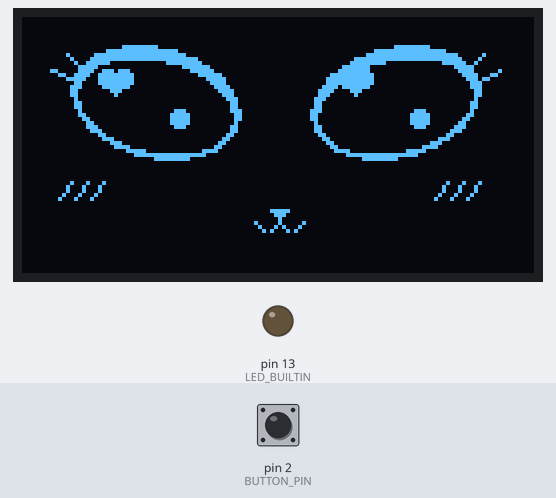
This sketch was run on a simulated Arduino Uno, built with avr-gcc and run on an emulated ATmega328P. Shown: 128×64 one-colour display, output pins drawn as LEDs (lit = HIGH). Inputs (shaded band) come from the test bench; at power-on: pin 2 (BUTTON_PIN) HIGH. Random numbers use the default seed unless the sketch sets one.

Above: at 1.2 s.
1.3 s: pin 2 (BUTTON_PIN) pulled LOW for 0.15 s
At 2.74 s:
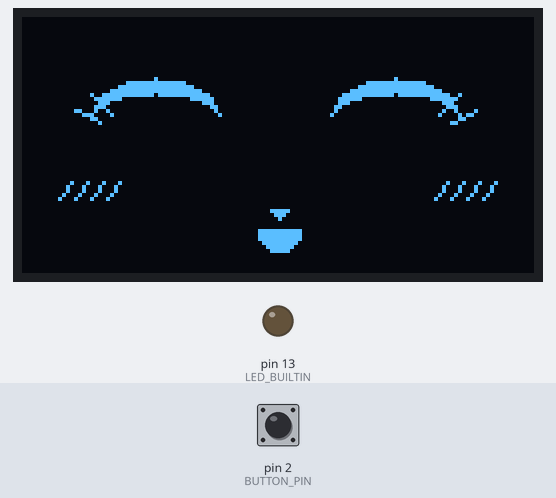
2.9 s: pin 2 (BUTTON_PIN) pulled LOW for 1 s
At 4.21 s:
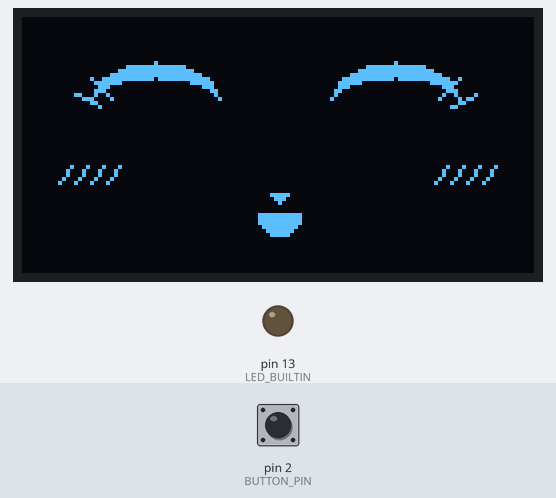
6.9 s: pin 2 (BUTTON_PIN) pulled LOW for 0.15 s
At 8.22 s:
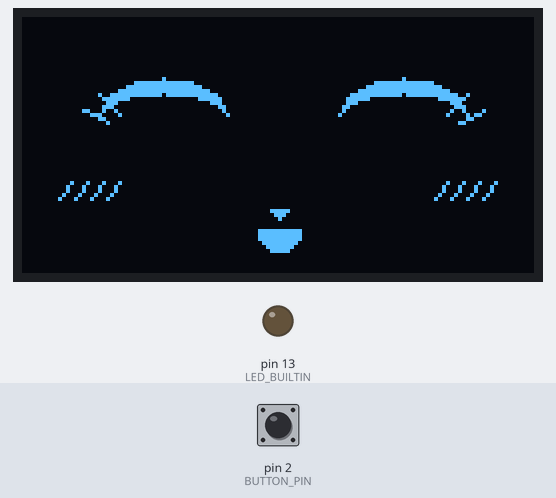
8.6 s: pin 2 (BUTTON_PIN) pulled LOW for 1 s
At 9.77 s:
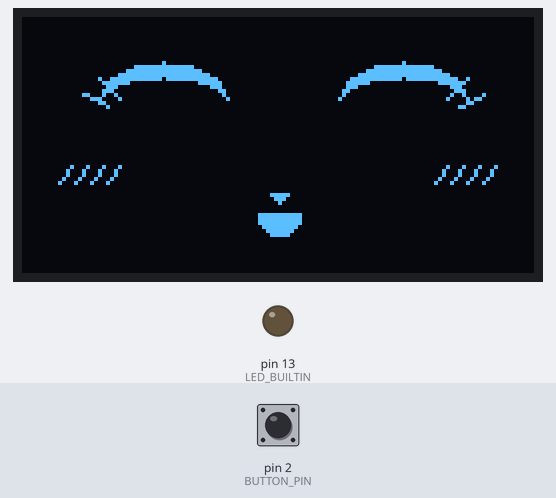

Measured:
- what the display in image 3 shows lasts 0.4 s, from 8.0 s to 8.4 s

The sketch:

OLED_CatFace.ino
```cpp
/*
 * หน้าน้องแมวตาโต (ตาวิ้งมีประกายรูปหัวใจ ขนตางอน แก้มแดง ปากแมว ω)
 * จอ OLED 0.96" 128x64 I2C (SSD1306) แบบ 2 สี เหลือง/ฟ้า
 * ---------------------------------------------------------------
 * ต่อสาย (UNO/Nano): VCC->5V, GND->GND, SDA->A4, SCL->A5
 * ปุ่ม (ไม่ต่อก็ได้): ขา D2 -> ปุ่ม -> GND
 * ไลบรารี: Adafruit SSD1306 + Adafruit GFX
 *
 * ออกแบบสำหรับจอกลับหัว (FLIP_SCREEN 1):
 *   ตาอยู่โซนสีฟ้า (ด้านบน) / จมูก+ปากอยู่แถบสีเหลือง (ด้านล่าง)
 *
 * ลูกเล่น:
 *   - กะพริบตา, ขยิบตา, กะพริบ 2 ที, มองไปมา (ประกายในตาเลื่อนตาม), หายใจ, กระโดดดึ๋ง
 *   - 6 อารมณ์: ปกติ, ดีใจ (ตายิ้ม ^ ^ ปากอ้า), ตกหลุมรัก (หัวใจในตาเต้นตุบๆ),
 *               ตกใจ (ตาโต ปาก o), ง่วง (เปลือกตาตก), เศร้า (หางตาตก น้ำตาไหล)
 *   - ปุ่ม D2: กดสั้น = ลูบหัว -> ดีใจ, กดรัวๆ 4 ที = ตกหลุมรัก,
 *              กดค้าง 1 วิ = เปลี่ยนอารมณ์เอง (ค้าง 15 วิ), ถ้าหลับอยู่จะสะดุ้งตื่น
 */

#include <Wire.h>
#include <Adafruit_GFX.h>
#include <Adafruit_SSD1306.h>

#define W 128
#define H 64
#define OLED_ADDR   0x3C
#define BUTTON_PIN  2
#define FLIP_SCREEN 1      // 1 = กลับหัวจอ (แนะนำสำหรับหน้านี้), 0 = ปกติ

Adafruit_SSD1306 display(W, H, &Wire, -1);
const uint16_t C_ON = SSD1306_WHITE, C_OFF = SSD1306_BLACK;

// ตำแหน่งบนหน้า
const int LEFT_CX = 34, RIGHT_CX = 94, EYE_CY = 22;
const int NOSE_Y = 48, MOUTH_Y = 53;

// ===================== อารมณ์ =====================
enum Face : uint8_t { F_NORMAL, F_HAPPY, F_LOVE, F_SURPRISED, F_SLEEPY, F_SAD,
                      F_COUNT, F_NONE = 255 };
const uint8_t faceWeight[F_COUNT] = { 45, 18, 15, 5, 9, 8 };   // โอกาสสุ่มเจอ

// ===================== สปริง =====================
struct Spring { float v, vel, t; };
struct Ell { float A, B, C; int ym; };   // วงรีเอียง (ต้องประกาศก่อนฟังก์ชันแรก)
inline void stepSpring(Spring &s, float k, float d) {
  s.vel = (s.vel + (s.t - s.v) * k) * d;
  s.v += s.vel;
}
Spring sA, sB, sTilt, sOff, sLX, sLY, sLid, sHeart;

struct Base { float a, b, tilt, lid, heart, lookY; } base;

Face face = F_NORMAL;
Face pendingFace = F_NONE;
unsigned long pendingDur = 0;
unsigned long now, faceStart, faceEnd;

unsigned long giggleUntil = 0, nextGiggle = 0, nextAction = 0;
unsigned long glanceAt = 0;  int8_t glanceTo = 0;

struct { bool on; float x, y, vy; } tear = { false, 0, 0, 0 };
unsigned long nextTear = 0;

void setFace(Face f, unsigned long dur) {
  face = f;
  faceStart = now;
  faceEnd = now + dur;
  base = { 21, 14, 0.25, 0, 6, 0 };                    // หางตาชี้ขึ้นแบบตาแมว
  switch (f) {
    case F_HAPPY:
      giggleUntil = now + 700; nextGiggle = now + random(1500, 3000);
      sOff.vel -= 3;
      break;
    case F_LOVE:
      base.b = 16; base.heart = 10;
      sHeart.vel += 4;
      break;
    case F_SURPRISED:
      base.a = 19; base.b = 18; base.tilt = 0.1; base.heart = 5;
      sB.vel += 4; sLX.t = 0; sLY.t = 0;
      break;
    case F_SLEEPY:
      base.lid = 0.55; base.tilt = 0.1;
      sLX.t = 0; sLY.t = 2;
      pendingFace = F_SURPRISED; pendingDur = 600;      // หลับเสร็จสะดุ้งตื่น
      break;
    case F_SAD:
      base.b = 13; base.tilt = -0.12; base.lookY = 3;
      nextTear = now + 900;
      break;
    default: break;
  }
}

void pickNextFace() {
  if (pendingFace != F_NONE) {
    Face f = pendingFace;
    pendingFace = F_NONE;
    setFace(f, pendingDur);
    return;
  }
  int sum = 0;
  for (uint8_t i = 0; i < F_COUNT; i++) sum += faceWeight[i];
  int r = random(sum);
  uint8_t f = 0;
  while (r >= faceWeight[f]) { r -= faceWeight[f]; f++; }
  setFace((Face)f, f == F_NORMAL ? random(5000, 10000) : random(3500, 7000));
}

// ===================== กะพริบตา =====================
unsigned long blinkStart = 0, nextBlink = 1500, secondBlinkAt = 0;
uint8_t blinkMask = 0;                 // bit0 = ซ้าย, bit1 = ขวา

void startBlink(uint8_t mask) { blinkStart = now; blinkMask = mask; }

float blinkClosed() {
  unsigned long dt = now - blinkStart;
  if (dt < 60)  return dt / 60.0;
  if (dt < 90)  return 1.0;
  if (dt < 180) return 1.0 - (dt - 90) / 90.0;
  return 0;
}

void autoBlink() {
  if (face == F_SLEEPY || face == F_HAPPY) return;
  if (secondBlinkAt && now >= secondBlinkAt) { startBlink(3); secondBlinkAt = 0; }
  if (now >= nextBlink) {
    startBlink(3);
    nextBlink = now + random(1800, 5000);
    if (random(5) == 0) secondBlinkAt = now + 280;
  }
}

// ===================== ท่าทางสุ่ม =====================
void idleActions() {
  if (glanceAt && now >= glanceAt) {
    sLX.t = glanceTo;
    glanceAt = (glanceTo != 0) ? now + 450 : 0;
    glanceTo = 0;
  }
  if (!(face == F_NORMAL || face == F_LOVE || face == F_SAD)) return;
  if (now < nextAction) return;
  nextAction = now + random(800, 2600);

  int r = random(100);
  if (r < 50) {                                    // มองไปทางสุ่ม
    if (random(3) == 0) { sLX.t = 0; sLY.t = 0; }
    else { sLX.t = random(-5, 6); sLY.t = random(-3, 4); }
  } else if (r < 64) {                             // เหลือบซ้าย-ขวา
    sLX.t = -5; glanceTo = 5; glanceAt = now + 450;
  } else if (r < 76) {                             // ขยิบตา
    startBlink(random(2) ? 1 : 2);
  } else if (r < 90) {                             // กะพริบ 2 ที
    startBlink(3); secondBlinkAt = now + 260;
  } else {                                         // กระโดดดึ๋ง
    sOff.vel -= 3;
  }
}

void faceBehaviors() {
  if (face == F_HAPPY && now >= nextGiggle) {
    giggleUntil = now + 600; nextGiggle = now + random(1500, 3500);
  }
  if (face == F_SAD && !tear.on && now >= nextTear) {
    tear.on = true;
    tear.x = LEFT_CX + 9;
    tear.y = EYE_CY + sOff.v + 12;
    tear.vy = 0;
    nextTear = now + random(1500, 3500);
  }
  if (tear.on) {
    tear.vy += 0.2;
    tear.y += tear.vy;
    if (tear.y > H + 4) tear.on = false;
  }
}

void updateSprings() {
  sA.t = base.a; sB.t = base.b; sTilt.t = base.tilt; sLid.t = base.lid; sHeart.t = base.heart;
  sOff.t = 0;
  if (face == F_SAD) sLY.t = base.lookY;
  stepSpring(sA, 0.2, 0.65);   stepSpring(sB, 0.2, 0.65);   stepSpring(sTilt, 0.2, 0.65);
  stepSpring(sOff, 0.2, 0.65); stepSpring(sLid, 0.15, 0.7); stepSpring(sHeart, 0.2, 0.6);
  stepSpring(sLX, 0.3, 0.6);   stepSpring(sLY, 0.3, 0.6);
}

// ===================== วงรีเอียง =====================
// วาดวงรีที่หมุนได้ ทีละบรรทัด (ใช้ทำตาแมวหางตาชี้ขึ้น)

Ell makeEll(float a, float b, float phi) {
  float c = cos(phi), s = sin(phi), ia = 1 / (a * a), ib = 1 / (b * b);
  Ell e;
  e.A = c * c * ia + s * s * ib;
  e.B = 2 * s * c * (ia - ib);
  e.C = s * s * ia + c * c * ib;
  e.ym = (int)sqrt(4 * e.A / (4 * e.A * e.C - e.B * e.B));
  return e;
}

bool ellSpan(const Ell &e, int y, int &x1, int &x2) {
  float d = e.B * e.B * y * y - 4 * e.A * (e.C * y * y - 1);
  if (d < 0) return false;
  float s = sqrt(d);
  x1 = (int)lround((-e.B * y - s) / (2 * e.A));
  x2 = (int)lround((-e.B * y + s) / (2 * e.A));
  return true;
}

void fillEll(int cx, int cy, const Ell &e, uint16_t col) {
  int x1, x2;
  for (int y = -e.ym; y <= e.ym; y++)
    if (ellSpan(e, y, x1, x2)) display.drawFastHLine(cx + x1, cy + y, x2 - x1 + 1, col);
}

// ===================== ส่วนประกอบหน้า =====================
void drawHeart(int cx, int cy, float s, uint16_t col) {
  int r = max(1, (int)(s / 2));
  cy -= r / 4;
  display.fillCircle(cx - r, cy - r / 2, r, col);
  display.fillCircle(cx + r, cy - r / 2, r, col);
  int tipY = cy + (int)(1.9 * r), sx = (int)(1.7 * r), sy = cy + r / 4;
  display.fillTriangle(cx - sx, sy, cx + sx, sy, cx, tipY, col);
  display.fillTriangle(cx - r, cy - r / 2, cx + r, cy - r / 2, cx, tipY, col);
}

// มุมหางตา (ด้านนอก)
void outerCorner(int cx, int cy, float a, float tilt, int m, int &ox, int &oy) {
  ox = cx + (int)(m * a * cos(tilt));
  oy = cy - (int)(a * sin(tilt));
}

void lashesUp(int ox, int oy, int m) {
  display.drawLine(ox, oy, ox + m * 6, oy - 3, C_ON);
  display.drawLine(ox - m * 3, oy - 2, ox + m * 2, oy - 7, C_ON);
}

void lashesDown(int ox, int oy, int m) {
  display.drawLine(ox, oy, ox + m * 5, oy + 3, C_ON);
  display.drawLine(ox - m * 2, oy + 1, ox + m * 1, oy + 5, C_ON);
}

// ตาลืม: ขอบตาหนา (ด้านบนหนากว่า) ข้างในดำ มีประกายหัวใจ + จุดวิ้ง
void drawOpenEye(int cx, int cy, bool isLeft, float a, float b, float heart) {
  int m = isLeft ? -1 : 1;
  float tilt = sTilt.v, phi = isLeft ? tilt : -tilt;
  Ell outer = makeEll(a, b, phi);
  fillEll(cx, cy, outer, C_ON);
  if (b > 5) fillEll(cx, cy + 1, makeEll(a - 2, b - 2.5, phi), C_OFF);

  // ประกาย (เลื่อนตามทิศที่มอง)
  if (b > 7) {
    int lx = (int)sLX.v, ly = (int)sLY.v;
    int hx = (face == F_LOVE) ? cx - 2 : cx - 6;        // หัวใจใหญ่ขยับเข้ากลางตา
    drawHeart(hx + lx, cy - 3 + ly, heart * min(1.0f, b / 15), C_ON);
    display.fillCircle(cx + 8 + lx / 2, cy + 5 + ly / 2, b > 11 ? 2 : 1, C_ON);
  }

  int ox, oy;
  outerCorner(cx, cy, a, tilt, m, ox, oy);

  // เปลือกตาตก (ง่วง)
  float lid = constrain(sLid.v, 0, 0.9);
  if (lid > 0.03) {
    int top = cy - outer.ym - 1;
    int lidY = top + (int)(lid * 2 * outer.ym);
    display.fillRect(cx - (int)a - 4, top - 1, (int)(2 * a) + 8, lidY - top + 1, C_OFF);
    int x1, x2;
    if (ellSpan(outer, lidY - cy, x1, x2)) {
      display.drawFastHLine(cx + x1 - 1, lidY, x2 - x1 + 3, C_ON);
      display.drawFastHLine(cx + x1 - 1, lidY + 1, x2 - x1 + 3, C_ON);
      lashesDown(m < 0 ? cx + x1 - 1 : cx + x2 + 1, lidY + 1, m);
    }
  } else {
    lashesUp(ox, oy, m);
  }
}

// ตาปิด (กะพริบ): เส้นโค้ง ‿ ขนตาชี้ลง
void drawClosedEye(int cx, int cy, bool isLeft, float a) {
  int m = isLeft ? -1 : 1;
  float tilt = sTilt.v, phi = isLeft ? tilt : -tilt;
  Ell e = makeEll(a, 5, phi);
  fillEll(cx, cy, e, C_ON);
  fillEll(cx, cy - 2, e, C_OFF);
  int ox, oy;
  outerCorner(cx, cy, a, tilt, m, ox, oy);
  lashesDown(ox, oy, m);
}

// ตายิ้ม: เส้นโค้ง ^ ขนตาชี้ขึ้น
void drawHappyEye(int cx, int cy, bool isLeft, float a) {
  int m = isLeft ? -1 : 1;
  float ha = a * 0.75;                           // โค้งแคบกว่าตาลืม ดูเป็น ^ ชัดๆ
  cy += 4;
  fillEll(cx, cy, makeEll(ha, 10, 0), C_ON);
  fillEll(cx, cy + 4, makeEll(ha + 2, 10, 0), C_OFF);
  lashesUp(cx + m * (int)(ha - 1), cy + 1, m);
}

void drawEye(int cx, int cy, bool isLeft, float open) {
  float a = sA.v, b = sB.v * open;
  if (face == F_HAPPY)  drawHappyEye(cx, cy, isLeft, a);
  else if (b < 3.5)     drawClosedEye(cx, cy, isLeft, a);
  else {
    float heart = sHeart.v;
    if (face == F_LOVE) {                       // หัวใจเต้นตุบ-ตุบ
      unsigned long ph = now % 1000;
      float beat = 0;
      if (ph < 120) beat = sin(ph / 120.0 * PI);
      else if (ph > 200 && ph < 320) beat = 0.6 * sin((ph - 200) / 120.0 * PI);
      heart *= 1 + 0.2 * beat;
    }
    drawOpenEye(cx, cy, isLeft, a, b, heart);
  }
}

void drawBlush(int dy) {
  int n = (face == F_LOVE || face == F_HAPPY) ? 4 : 3;
  for (int i = 0; i < n; i++) {
    display.drawLine(9 + i * 4,   45 + dy, 12 + i * 4,  41 + dy, C_ON);
    display.drawLine(103 + i * 4, 45 + dy, 106 + i * 4, 41 + dy, C_ON);
  }
}

void drawMouth(int dy) {
  int my = MOUTH_Y + dy;
  switch (face) {
    case F_HAPPY:                               // ปากอ้ายิ้ม
      display.fillCircle(64, my, 5, C_ON);
      display.fillRect(58, my - 6, 13, 6, C_OFF);
      break;
    case F_SURPRISED:                           // ปาก o
      display.drawCircle(64, my + 3, 3, C_ON);
      break;
    case F_SLEEPY:
      display.drawFastHLine(62, my + 2, 5, C_ON);
      break;
    case F_SAD:                                 // ปากคว่ำ
      display.drawCircleHelper(64, my + 5, 4, 0x1 | 0x2, C_ON);
      break;
    default:                                    // ปากแมว ω
      display.drawCircleHelper(61, NOSE_Y + 2 + dy, 3, 0x4 | 0x8, C_ON);   // ติดใต้จมูก
      display.drawCircleHelper(67, NOSE_Y + 2 + dy, 3, 0x4 | 0x8, C_ON);
      break;
  }
  // จมูกสามเหลี่ยม + เส้นเชื่อมปาก
  display.fillTriangle(62, NOSE_Y + dy, 66, NOSE_Y + dy, 64, NOSE_Y + 2 + dy, C_ON);
}

void drawTear() {
  if (!tear.on) return;
  int x = (int)tear.x, y = (int)tear.y;
  display.fillCircle(x, y, 2, C_ON);
  display.fillTriangle(x - 2, y - 1, x + 2, y - 1, x, y - 5, C_ON);
}

void render() {
  float closed = blinkClosed();
  float openL = (blinkMask & 1) ? 1 - closed : 1;
  float openR = (blinkMask & 2) ? 1 - closed : 1;

  int dy = (int)(sOff.v + sin(now / 700.0) * 0.8);      // หายใจ + กระโดด
  if (now < giggleUntil) dy -= (int)(fabs(sin(now / 80.0)) * 3);
  int ex = (int)(sLX.v * 0.4);
  int ey = EYE_CY + dy + (int)(sLY.v * 0.4);

  display.clearDisplay();
  drawEye(LEFT_CX + ex,  ey, true,  openL);
  drawEye(RIGHT_CX + ex, ey, false, openR);
  drawBlush(dy);
  drawMouth(dy);
  drawTear();
  display.display();
}

// ===================== ปุ่ม =====================
bool btnDown = false, holdFired = false;
unsigned long btnDownAt = 0, lastBtnChange = 0, firstPokeAt = 0;
uint8_t pokeCount = 0;

void poke() {
  if (now - firstPokeAt < 2000) pokeCount++;
  else { pokeCount = 1; firstPokeAt = now; }

  pendingFace = F_NONE;
  if (pokeCount >= 4) {                               // ลูบรัวๆ = ตกหลุมรัก
    pokeCount = 0;
    setFace(F_LOVE, 5000);
  } else if (face == F_SLEEPY) {                      // ปลุก
    setFace(F_SURPRISED, 700);
    pendingFace = F_HAPPY; pendingDur = 3000;
  } else {                                            // ลูบหัว = ดีใจ
    setFace(F_HAPPY, 2500);
  }
}

void handleButton() {
  bool down = digitalRead(BUTTON_PIN) == LOW;
  if (down != btnDown && now - lastBtnChange > 30) {
    lastBtnChange = now;
    btnDown = down;
    if (down) { btnDownAt = now; holdFired = false; }
    else if (!holdFired) poke();
  }
  if (btnDown && !holdFired && now - btnDownAt >= 1000) {
    holdFired = true;
    pendingFace = F_NONE;
    setFace((Face)((face + 1) % F_COUNT), 15000);
  }
}

// ===================== main =====================
const unsigned long FRAME_MS = 30;
unsigned long lastFrame = 0;

void setup() {
  pinMode(BUTTON_PIN, INPUT_PULLUP);
  pinMode(LED_BUILTIN, OUTPUT);
  if (!display.begin(SSD1306_SWITCHCAPVCC, OLED_ADDR)) {
    while (true) {                                    // จอไม่ติด: ไฟ LED บนบอร์ดกะพริบเร็ว
      digitalWrite(LED_BUILTIN, !digitalRead(LED_BUILTIN));
      delay(150);
    }
  }
  display.setRotation(FLIP_SCREEN ? 2 : 0);
  randomSeed(analogRead(A0));

  now = millis();
  setFace(F_NORMAL, 4000);
  sA.v = base.a; sTilt.v = base.tilt; sHeart.v = base.heart;
  sB.v = 1;                                          // เริ่มจากหลับตา แล้วลืมตาเด้งขึ้นมา
}

void loop() {
  now = millis();
  handleButton();
  if ((long)(now - faceEnd) >= 0) pickNextFace();

  if (now - lastFrame < FRAME_MS) return;
  lastFrame = now;

  faceBehaviors();
  idleActions();
  autoBlink();
  updateSprings();
  render();
}
```
